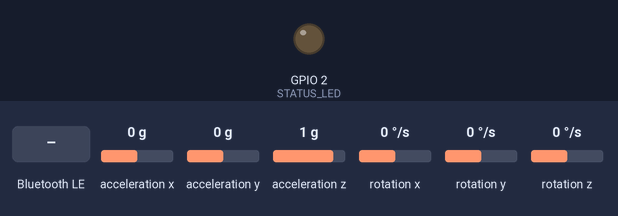
Bench run of a sketch on a simulated ESP32. Shown: output pins drawn as LEDs (lit = HIGH). Wiring (inferred from the names in the program): MPU-6050 motion sensor at I2C address 0x69. The inputs (shaded band) are chosen by the test bench; at power-on: acceleration x 0 g, acceleration y 0 g, acceleration z 1 g, rotation x 0 °/s, rotation y 0 °/s, rotation z 0 °/s. Nothing arrives over Bluetooth unless stated; a phone connects over Bluetooth LE 3 s after start; what the sketch prints to the serial monitor is not drawn.

Above: at 1.7 s.
1.8 s: Bluetooth LE write "1" received
At 4.8 s:
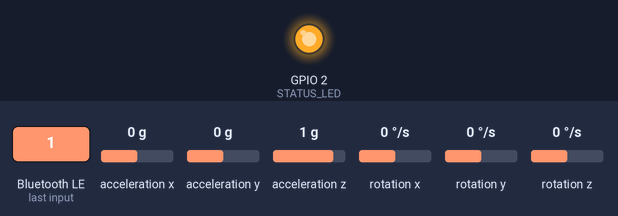
Timing chart, 0 to 6.3 s (numbered marks = the images above; inputs shaded):
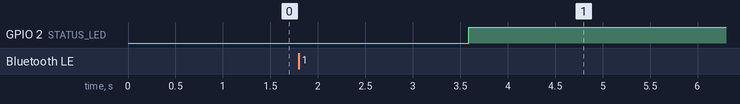

The sketch:

physiopulse_firmware.ino
```cpp
/**
 * ╔════════════════════════════════════════════════════════════════════════════╗
 * ║     PhysioTracker – Ultra-Lightweight BLE IMU Transmitter Firmware         ║
 * ║     MYOSA ESP32-WROVER + MPU-6050 (100% Standalone Single File)            ║
 * ╚════════════════════════════════════════════════════════════════════════════╝
 *
 * Requirements:
 *   - ESP32 Board Package installed in Arduino IDE
 *   - ZERO external third-party library installations required!
 *
 * Architecture:
 *   - Pure Sensor Streamer: Samples MPU-6050 at 50Hz.
 *   - Streams raw IMU packets over BLE Notifications at 20-50Hz:
 *     {"ax":0.123,"ay":-0.981,"az":0.045,"gx":1.2,"gy":-0.4,"gz":0.1,"tp":36.5}
 *   - All vector math, 2-step calibration, baseline recording, and rep detection
 *     are executed by the software platform (Web App).
 */

#include <Arduino.h>
#include <Wire.h>
#include <BLEDevice.h>
#include <BLEServer.h>
#include <BLEUtils.h>
#include <BLE2902.h>

// ─── Configuration ─────────────────────────────────────────────────────────
#define DEVICE_BLE_NAME           "PhysioTracker"
#define STATUS_LED                2
#define SENSOR_INTERVAL_MS        20   // 50Hz sensor sample rate

// BLE GATT UUIDs
#define BLE_SERVICE_UUID          "4fafc201-1fb5-459e-8fcc-c5c9c331914b"
#define BLE_CHAR_TELEMETRY_UUID   "beb5483e-36e1-4688-b7f5-ea07361b26a1"
#define BLE_CHAR_COMMAND_UUID     "beb5483e-36e1-4688-b7f5-ea07361b26a2"

// ─── Embedded Self-Contained MPU-6050 Driver ───────────────────────────────
#define MPU6050_PWR_MGMT_1   0x6B
#define MPU6050_SMPLRT_DIV   0x19
#define MPU6050_CONFIG_REG   0x1A
#define MPU6050_GYRO_CONFIG  0x1B
#define MPU6050_ACCEL_CONFIG 0x1C
#define MPU6050_ACCEL_XOUT_H 0x3B
#define MPU6050_WHO_AM_I     0x75

#define ACCEL_SCALE   16384.0f   // ±2g sensitivity (16384 LSB/g)
#define GYRO_SCALE    131.0f     // ±250°/s sensitivity (131 LSB/°/s)

struct MPU6050Data {
  float accelX, accelY, accelZ;
  float gyroX,  gyroY,  gyroZ;
  float temperature;
  bool  valid;
};

class MPU6050 {
public:
  MPU6050(uint8_t addr = 0x69) : _addr(addr) {}

  bool begin() {
    Wire.begin();
    Wire.setClock(400000); // 400kHz Fast I2C
    uint8_t whoAmI = readByte(MPU6050_WHO_AM_I);
    if (whoAmI != 0x68 && whoAmI != 0x69) {
      return false;
    }
    writeByte(MPU6050_PWR_MGMT_1, 0x00); // Wake up MPU-6050
    delay(50);
    writeByte(MPU6050_PWR_MGMT_1, 0x01); // Clock source = Gyro X
    writeByte(MPU6050_SMPLRT_DIV, 0x04); // 200Hz internal sample rate
    writeByte(MPU6050_CONFIG_REG, 0x03); // DLPF ~44Hz
    writeByte(MPU6050_GYRO_CONFIG, 0x00); // ±250°/s
    writeByte(MPU6050_ACCEL_CONFIG, 0x00); // ±2g
    return true;
  }

  MPU6050Data read() {
    MPU6050Data data;
    data.valid = false;

    Wire.beginTransmission(_addr);
    Wire.write(MPU6050_ACCEL_XOUT_H);
    if (Wire.endTransmission(false) != 0) return data;

    uint8_t bytesRead = Wire.requestFrom(_addr, (uint8_t)14);
    if (bytesRead != 14) return data;

    int16_t rawAX = (Wire.read() << 8) | Wire.read();
    int16_t rawAY = (Wire.read() << 8) | Wire.read();
    int16_t rawAZ = (Wire.read() << 8) | Wire.read();
    int16_t rawT  = (Wire.read() << 8) | Wire.read();
    int16_t rawGX = (Wire.read() << 8) | Wire.read();
    int16_t rawGY = (Wire.read() << 8) | Wire.read();
    int16_t rawGZ = (Wire.read() << 8) | Wire.read();

    data.accelX = rawAX / ACCEL_SCALE;
    data.accelY = rawAY / ACCEL_SCALE;
    data.accelZ = rawAZ / ACCEL_SCALE;
    data.gyroX  = rawGX / GYRO_SCALE;
    data.gyroY  = rawGY / GYRO_SCALE;
    data.gyroZ  = rawGZ / GYRO_SCALE;
    data.temperature = (rawT / 340.0f) + 36.53f;
    data.valid = true;
    return data;
  }

private:
  uint8_t _addr;
  void writeByte(uint8_t reg, uint8_t val) {
    Wire.beginTransmission(_addr);
    Wire.write(reg);
    Wire.write(val);
    Wire.endTransmission();
  }
  uint8_t readByte(uint8_t reg) {
    Wire.beginTransmission(_addr);
    Wire.write(reg);
    Wire.endTransmission(false);
    Wire.requestFrom(_addr, (uint8_t)1);
    return Wire.read();
  }
};

// ─── Global State & Handles ────────────────────────────────────────────────
MPU6050 mpu(0x69);
BLEServer *pBLEServer = nullptr;
BLECharacteristic *pCharTelemetry = nullptr;
BLECharacteristic *pCharCommand = nullptr;
bool bleDeviceConnected = false;
unsigned long lastSampleMillis = 0;

// ─── BLE Callbacks ─────────────────────────────────────────────────────────
class ServerCallbacks : public BLEServerCallbacks {
  void onConnect(BLEServer* pServer) {
    bleDeviceConnected = true;
    digitalWrite(STATUS_LED, HIGH);
    Serial.println("[BLE] Web client connected!");
  }
  void onDisconnect(BLEServer* pServer) {
    bleDeviceConnected = false;
    digitalWrite(STATUS_LED, LOW);
    Serial.println("[BLE] Client disconnected. Restarting advertising...");
    pServer->startAdvertising();
  }
};

class CommandCallbacks : public BLECharacteristicCallbacks {
  void onWrite(BLECharacteristic *pCharacteristic) {
    String rxValue = pCharacteristic->getValue().c_str();
    rxValue.trim();
    if (rxValue.length() > 0) {
      Serial.printf("[BLE RX CMD] %s\n", rxValue.c_str());
    }
  }
};

void setupBLE() {
  BLEDevice::init(DEVICE_BLE_NAME);
  pBLEServer = BLEDevice::createServer();
  pBLEServer->setCallbacks(new ServerCallbacks());

  BLEService *pService = pBLEServer->createService(BLE_SERVICE_UUID);

  // Telemetry Characteristic (Notify)
  pCharTelemetry = pService->createCharacteristic(
    BLE_CHAR_TELEMETRY_UUID,
    BLECharacteristic::PROPERTY_READ | BLECharacteristic::PROPERTY_NOTIFY
  );
  pCharTelemetry->addDescriptor(new BLE2902());

  // Command Characteristic (Write)
  pCharCommand = pService->createCharacteristic(
    BLE_CHAR_COMMAND_UUID,
    BLECharacteristic::PROPERTY_WRITE | BLECharacteristic::PROPERTY_WRITE_NR
  );
  pCharCommand->setCallbacks(new CommandCallbacks());

  pService->start();

  BLEAdvertising *pAdvertising = BLEDevice::getAdvertising();
  pAdvertising->addServiceUUID(BLE_SERVICE_UUID);
  pAdvertising->setScanResponse(true);
  pAdvertising->setMinPreferred(0x06);
  BLEDevice::startAdvertising();

  Serial.printf("[BLE] Broadcasting as '%s'\n", DEVICE_BLE_NAME);
}

// ─── Arduino Setup ─────────────────────────────────────────────────────────
void setup() {
  Serial.begin(115200);
  delay(500);

  Serial.println("\n╔═══════════════════════════════════════════════════════╗");
  Serial.println("║  PhysioTracker – High-Speed BLE IMU Transmitter       ║");
  Serial.println("║  Raw 50Hz Sensor Stream -> Software Processing Engine ║");
  Serial.println("╚═══════════════════════════════════════════════════════╝");

  pinMode(STATUS_LED, OUTPUT);
  digitalWrite(STATUS_LED, LOW);

  // Try 0x69 first, fallback to 0x68 if AD0 is grounded
  if (!mpu.begin()) {
    MPU6050 mpuAlt(0x68);
    if (mpuAlt.begin()) {
      mpu = mpuAlt;
      Serial.println("[MPU] MPU-6050 initialized at address 0x68");
    } else {
      Serial.println("[MPU] ERROR: MPU-6050 not found on I2C bus!");
    }
  } else {
    Serial.println("[MPU] MPU-6050 initialized at address 0x69");
  }

  setupBLE();
  Serial.println("[READY] Ready for Web Bluetooth connection.");
}

// ─── Main Loop ─────────────────────────────────────────────────────────────
void loop() {
  unsigned long now = millis();
  if (now - lastSampleMillis >= SENSOR_INTERVAL_MS) {
    lastSampleMillis = now;

    MPU6050Data data = mpu.read();
    if (data.valid && bleDeviceConnected && pCharTelemetry != nullptr) {
      char buf[160];
      snprintf(buf, sizeof(buf),
               "{\"ax\":%.3f,\"ay\":%.3f,\"az\":%.3f,\"gx\":%.2f,\"gy\":%.2f,\"gz\":%.2f,\"tp\":%.1f}",
               data.accelX, data.accelY, data.accelZ,
               data.gyroX,  data.gyroY,  data.gyroZ,
               data.temperature);

      pCharTelemetry->setValue(buf);
      pCharTelemetry->notify();
    }
  }
}
```
